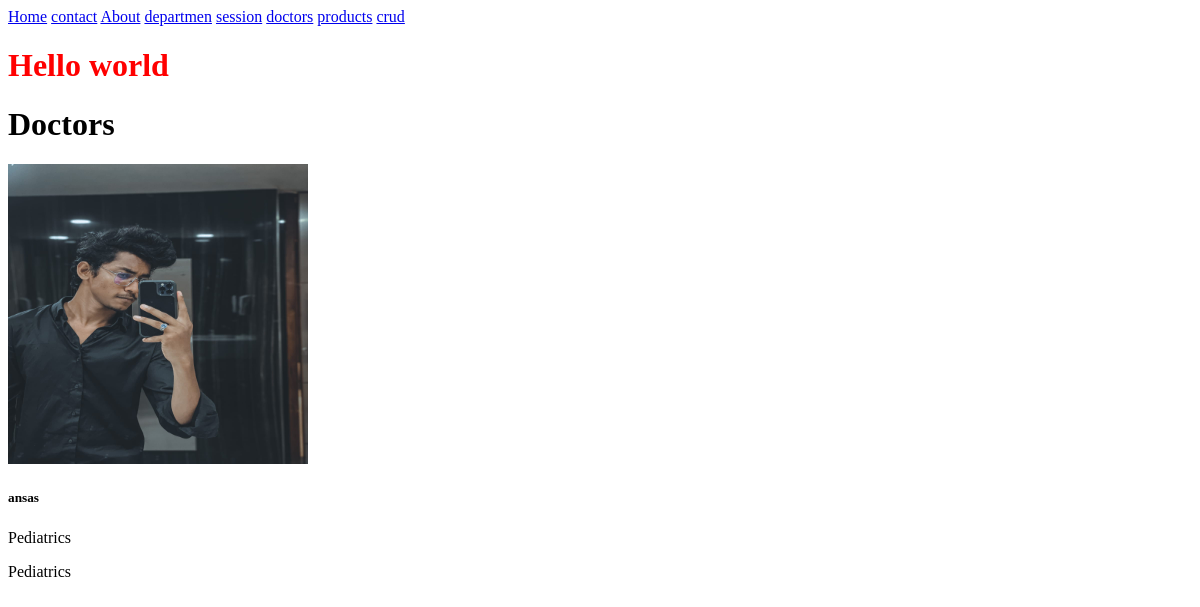
/doctors, run on an earlier commit of the app's database.
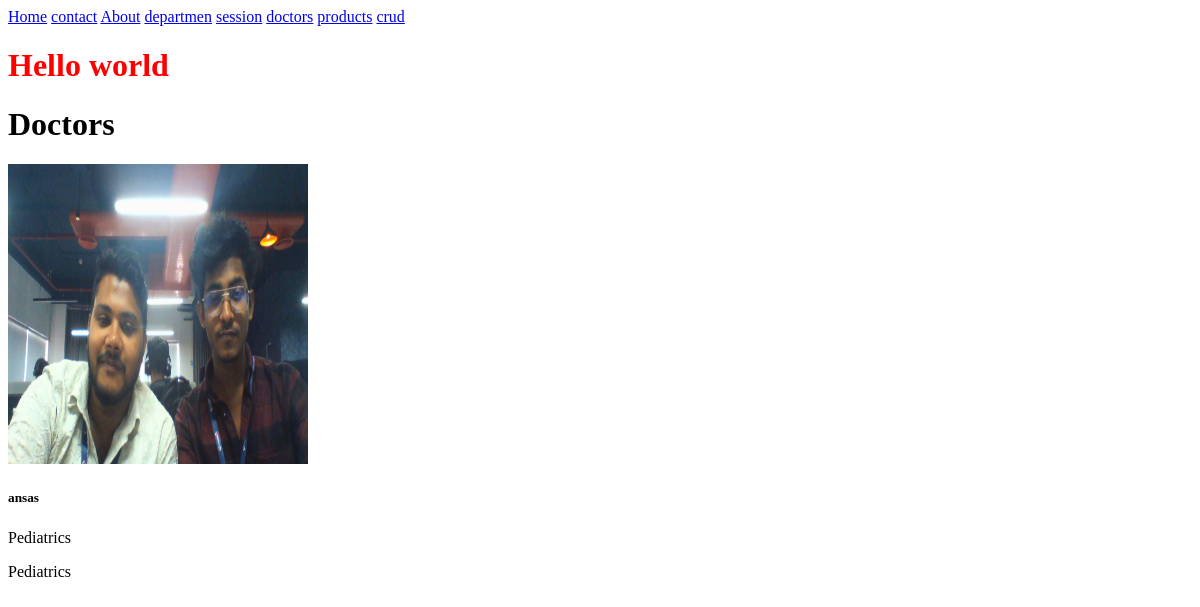
And on a later commit of the database.
### home/models.py (models this page shows)
class Doctors(models.Model):
    doc_name = models.CharField(max_length=255)
    doc_spec = models.CharField(max_length=255)
    dep_name = models.ForeignKey(Departments, on_delete=models.CASCADE)
    doc_image = models.ImageField(upload_to='doctors')

class Departments(models.Model):
    dep_name = models.CharField(max_length=100)
    dep_description = models.TextField()
    def __str__(self):
        return self.dep_name

### home/views.py (the view)
# urls.py: path('doctors',views.doctors,name="doctors"),
def doctors(request):
    dict_docs = {
        "doctors" : Doctors.objects.all()
    }
    return render(request, 'doctors.html',dict_docs)

### Templates/doctors.html
{% extends 'Base.html' %}
{% block body %}
<h1>Doctors</h1>
{% for i in doctors%}
<div class="card" style="width: 18rem;">
    <img style="width: 300px;height: 300px;" class="card-img-top" src="{{i.doc_image.url}}" alt="Card image cap">
    <div class="card-body">
      <h5 class="card-title">{{i.doc_name}}</h5>
      <p class="card-text">{{i.doc_spec}}</p>
      <p class="card-text">{{i.dep_name}}</p>
    </div>
  </div>
{% endfor %}
{% endblock %}

### Templates/Base.html (shortened to what this page needs)
{% load static %}
<!DOCTYPE html>
<html lang="en">
<head>
    <link rel="stylesheet" href="{% static 'css/style.css'%}">
</head>
<body>
    <a href="{% url "home" %}">Home</a>
    <a href="{% url "contact" %}">contact</a>
    <a href="{% url "about" %}">About</a>
    <a href="{% url "department" %}">departmen</a>
    <a href="{% url 'session' %}">session</a>
    <a href="{% url 'doctors' %}">doctors</a>
    <a href="{% url 'products' %}">products</a>
    <a href="{% url 'crud' %}">crud</a>
    <h1 class="hee">Hello world</h1>
    {% block body %}{% endblock %}
</body>
</html>

### static/css/style.css (style rules this page uses)
.hee { color: red; }

What changed in the data, as far as the page shows it:
changed Doctors "Pediatrics": doc_image: a different picture
